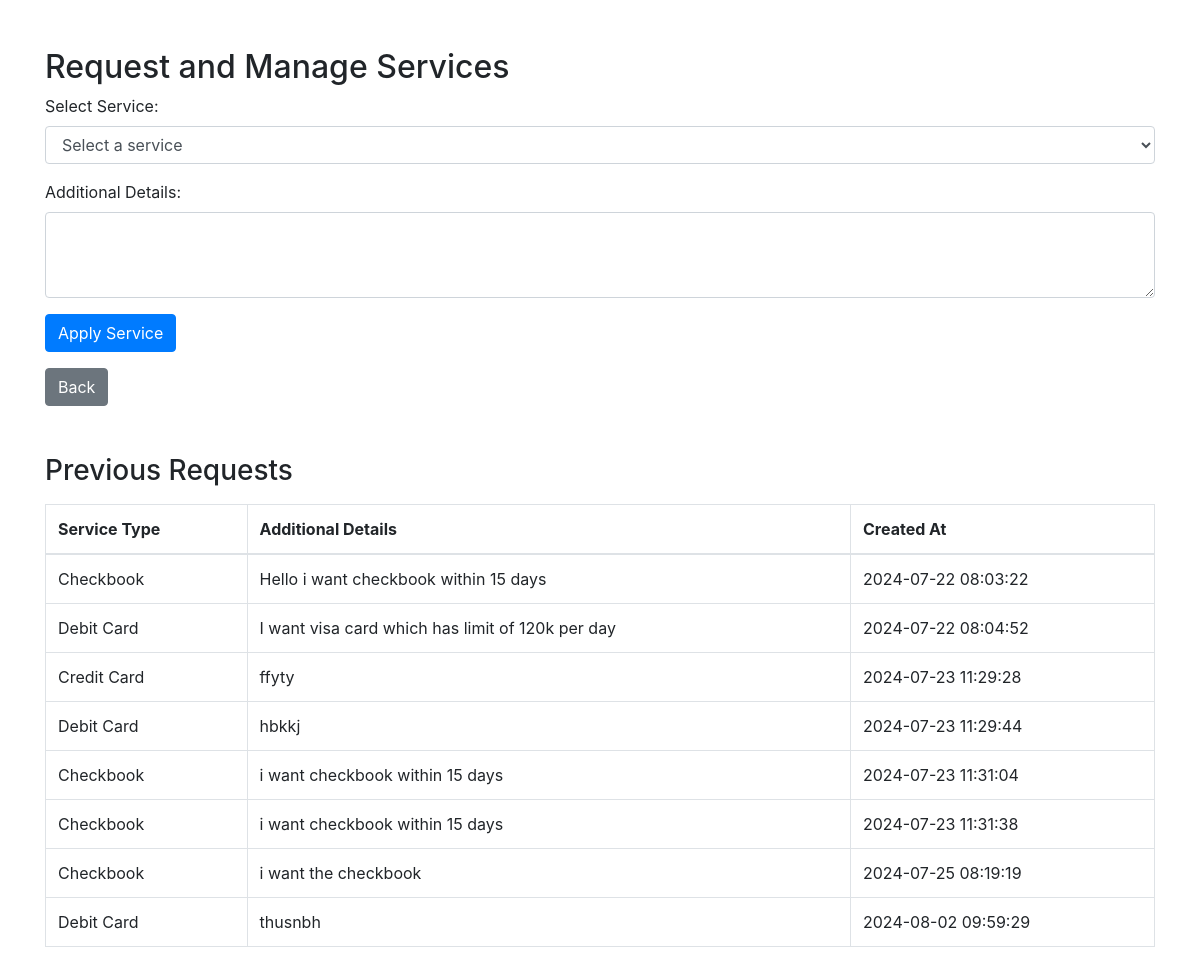
Page /process_request.php (signed in) on the committed database.
### tables this page shows
CREATE TABLE `service_requests` (
  `id` int(11) NOT NULL,
  `service_type` varchar(50) NOT NULL,
  `additional_details` text NOT NULL,
  `created_at` timestamp NOT NULL DEFAULT current_timestamp()
);

### process_request.php (the view, shortened to what this page needs)
<?php
include "db_connection.php";
$requests = [];
$requestStmt = $conn->prepare("SELECT service_type, additional_details, created_at FROM service_requests");
$requestStmt->execute();
$result = $requestStmt->get_result();
while ($row = $result->fetch_assoc()) {
    $requests[] = $row;
}
?>
<!DOCTYPE html>
<html lang="en">
<head>
    <link href="https://stackpath.bootstrapcdn.com/bootstrap/4.5.2/css/bootstrap.min.css" rel="stylesheet">
</head>
<body>
    <div class="container mt-5">
        <h2>Request and Manage Services</h2>
        <form action="process_request.php" method="post">
            <div class="form-group">
                <label for="service_type">Select Service:</label>
                <select class="form-control" id="service_type" name="service_type" required>
                    <option value="">Select a service</option>
                </select>
            </div>
            <div class="form-group">
                <label for="additional_details">Additional Details:</label>
                <textarea class="form-control" id="additional_details" name="additional_details" rows="3" required></textarea>
            </div>
            <button type="submit" class="btn btn-primary">Apply Service</button>
        </form>
        <a href="account_services.php" class="btn btn-secondary mt-3">Back</a>
        <h3 class="mt-5">Previous Requests</h3>
        <?php if (count($requests) > 0): ?>
            <table class="table table-bordered mt-3">
                <thead>
                    <tr>
                        <th>Service Type</th>
                        <th>Additional Details</th>
                        <th>Created At</th>
                    </tr>
                </thead>
                <tbody>
                    <?php foreach ($requests as $request): ?>
                        <tr>
                            <td><?php echo htmlspecialchars($request['service_type']); ?></td>
                            <td><?php echo htmlspecialchars($request['additional_details']); ?></td>
                            <td><?php echo htmlspecialchars($request['created_at']); ?></td>
                        </tr>
                    <?php endforeach; ?>
                </tbody>
            </table>
        <?php else: ?>
            <p>No previous requests found.</p>
        <?php endif; ?>
    </div>
</body>
</html>

### rows in the picture
service_requests: service_type "Checkbook", additional_details "Hello i want checkbook within 15 days", created_at "2024-07-22 08:03:22"
service_requests: service_type "Debit Card", additional_details "I want visa card which has limit of 120k per day", created_at "2024-07-22 08:04:52"
service_requests: service_type "Credit Card", additional_details "ffyty", created_at "2024-07-23 11:29:28"
service_requests: service_type "Debit Card", additional_details "hbkkj", created_at "2024-07-23 11:29:44"
service_requests: service_type "Checkbook", additional_details "i want checkbook within 15 days", created_at "2024-07-23 11:31:04"
service_requests: service_type "Checkbook", additional_details "i want checkbook within 15 days", created_at "2024-07-23 11:31:38"
service_requests: service_type "Checkbook", additional_details "i want the checkbook", created_at "2024-07-25 08:19:19"
service_requests: service_type "Debit Card", additional_details "thusnbh", created_at "2024-08-02 09:59:29"
